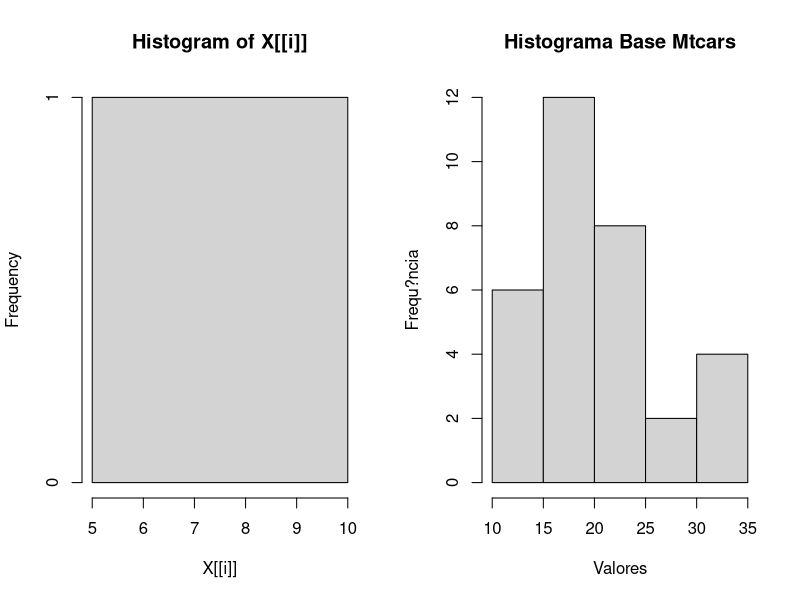
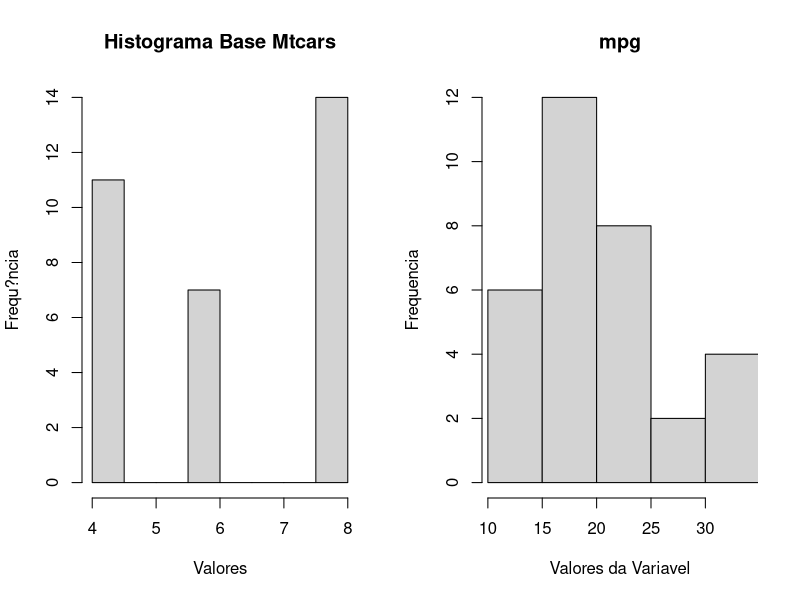
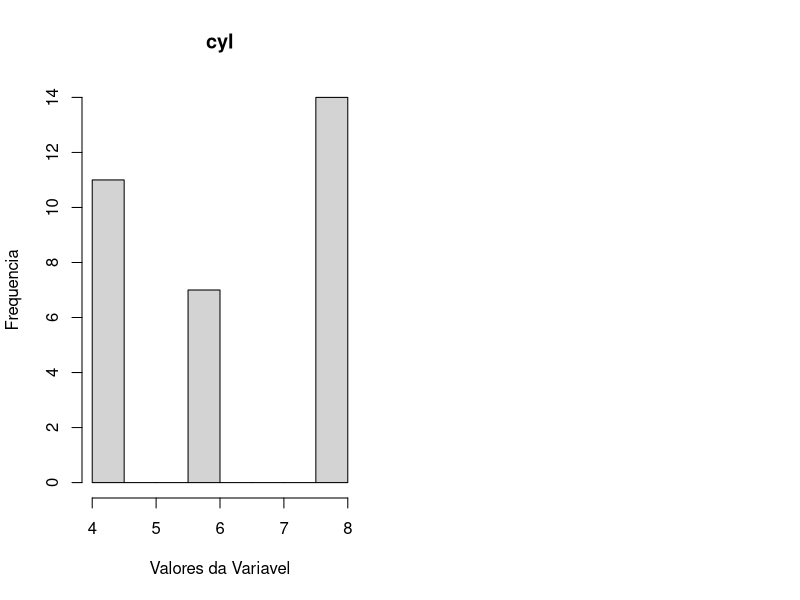

Source code (R) for these figures, in order:
#funções de repetição

#média das variáveis do data.frame mtcarss 
apply(mtcars[], 2, mean)
lapply(mtcars[], mean)
sapply(mtcars[], mean)



#histogramas

par(mfrow = c(1, 2)) #prepara a área de plots

sapply(mtcars[2,2], hist)
mapply(hist, mtcars[ , 1:2], MoreArgs=list(main='Histograma Base Mtcars', xlab = 'Valores', ylab = 'Frequ?ncia'))

for (i in 1:2) { #vai da coluna 1 até a 2
  x <- mtcars[ , i]
  hist(x,
       main = names(mtcars)[i], #nome do gráfico
       xlab = "Valores da Variavel", #nomenclatura do eixo x
       ylab = 'Frequencia', #nomenclatura do eixo y
       xlim = c(min(mtcars[, i]), max(mtcars[, i]))) #limite do eixo x
}
